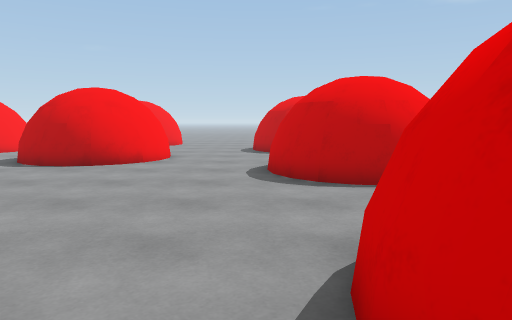
View 1 (above)

24 first-person views from a walk through a scene from a Unity 3-D project. The camera is 1.3 m above the floor, tilts 6° down and sees 70° across. The floor is counted in squares, 1 m on a side. Each view is taken from the middle of a square. On the plan, view 1 faces up. The plan holds only what a view shows up to about 15 squares ahead; the rest is blank. The place goes on beyond the plan.

View 2
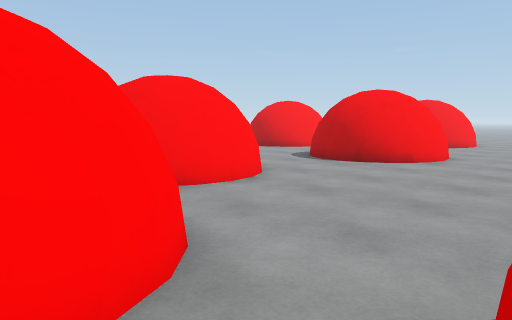

View 3
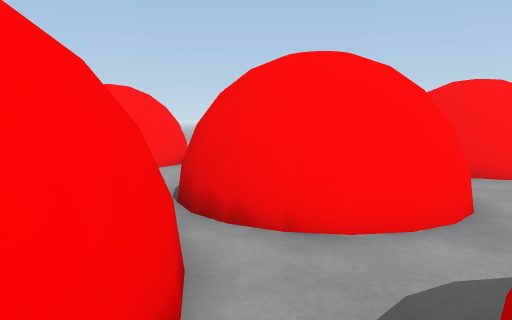

View 4
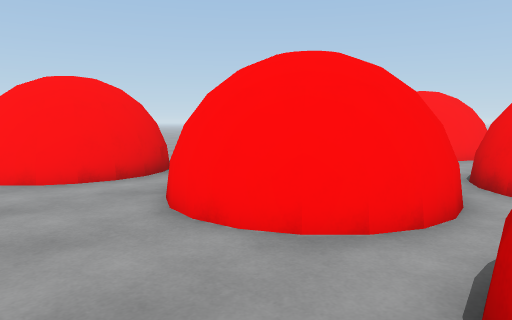

View 5
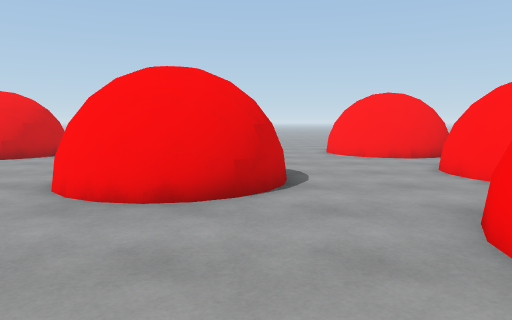

View 6
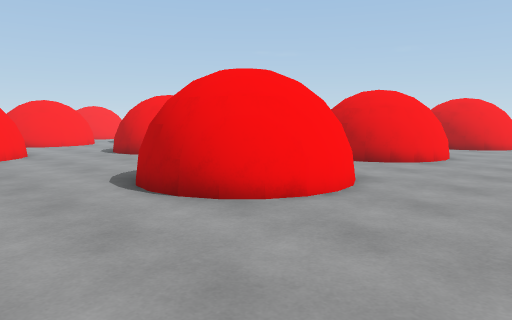

View 7
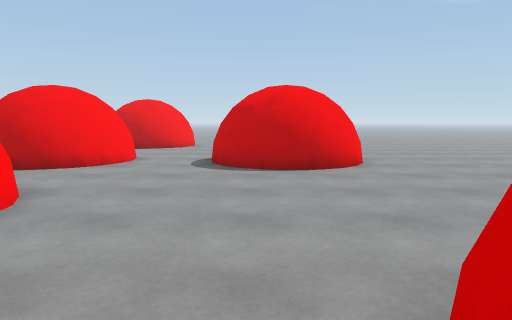

View 8
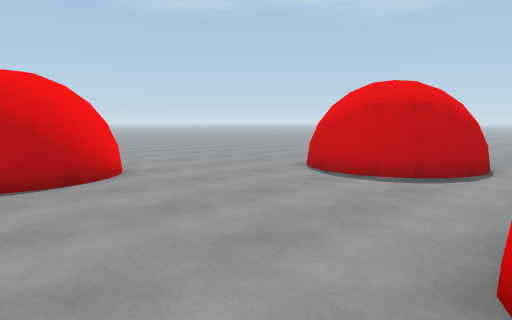

View 9
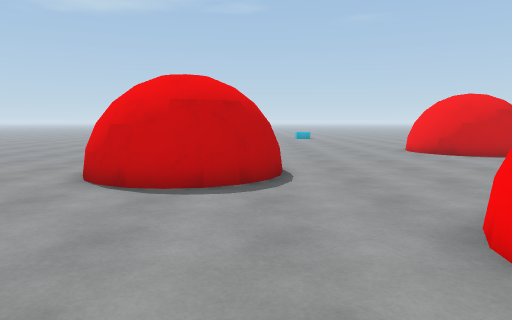

View 10
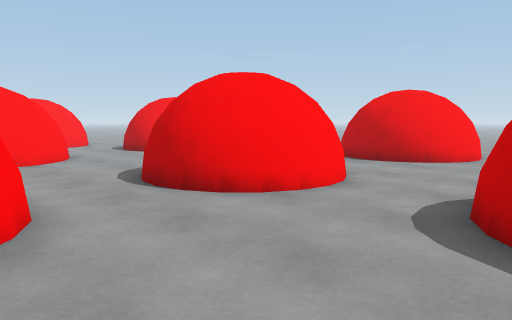

View 11
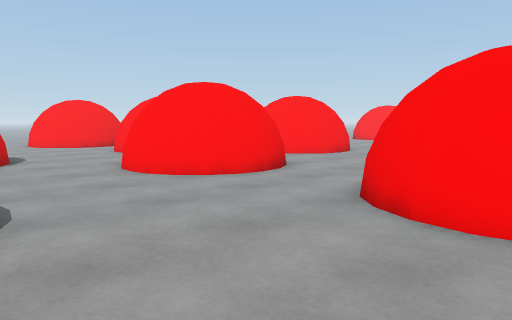

View 12
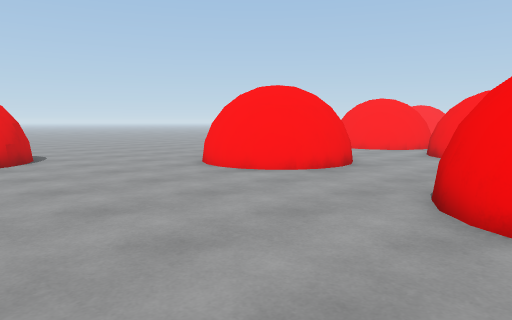

View 13
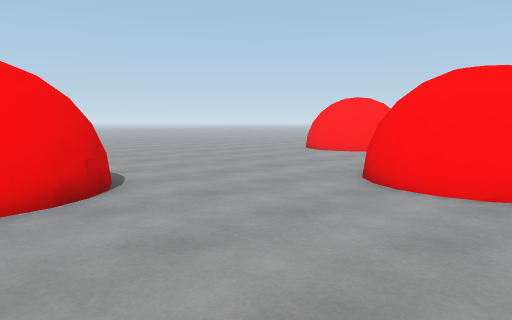

View 14
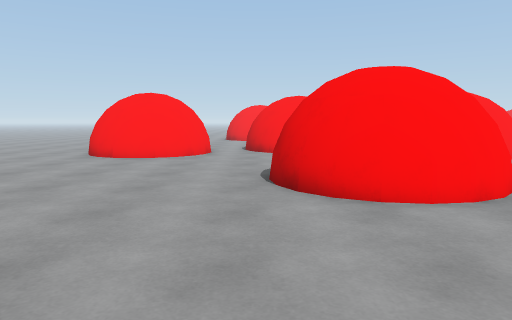

View 15
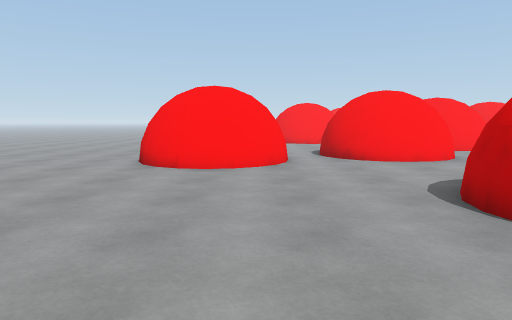

View 16
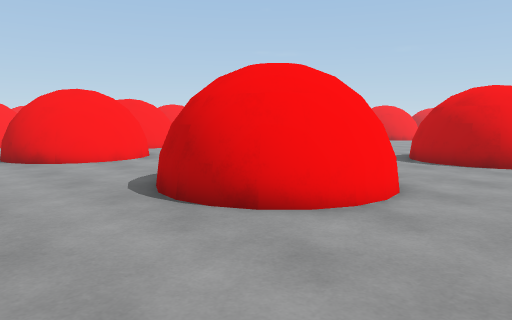

View 17
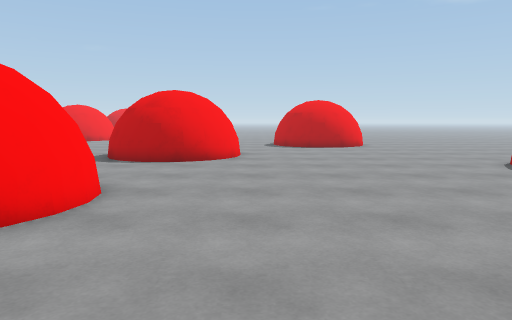

View 18
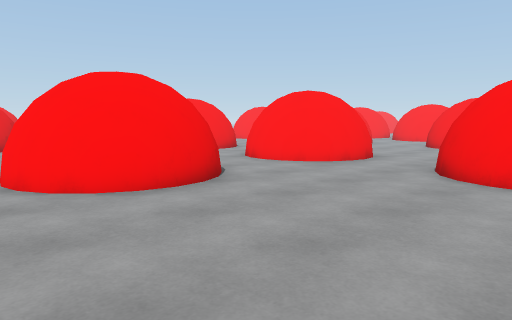

View 19
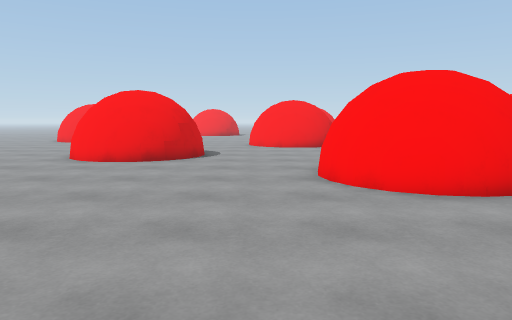

View 20
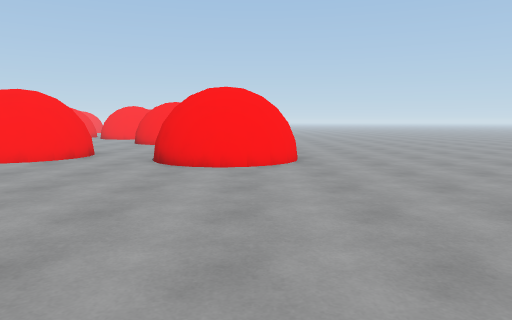

View 21
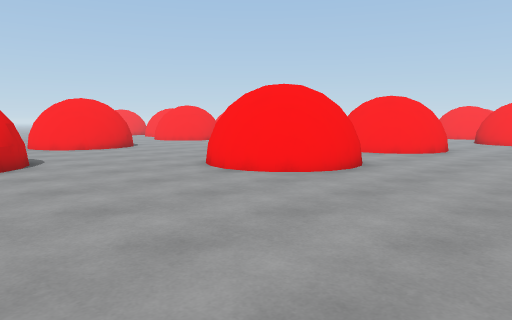

View 22
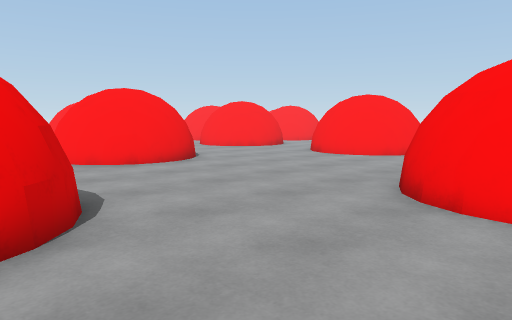

View 23
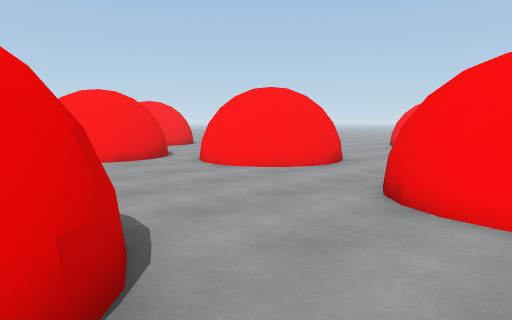

View 24
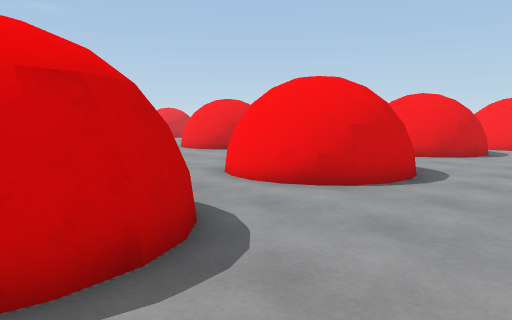

### Floor plan
Key: @ floor where view 1 was taken; # wall or solid block; . floor; = window, fence, low wall or low ledge; T thing the floor can be seen under or through.
Columns run from 11 left of view 1 to 19 right of it. Each row starts with its distance up from view 1.
 27               ###.........
 26                ##......... .
 25                ##.........    .
 24             #####............
 23              ####.............
 22             ..................
 21           ....................
 20           ...=.......=.........
 19            .####...#####.......
 18       ...  ##  ##..#  ##.......
 17      ......##  ##..#  ##.......
 16      ......#####...#####.......
 15       ##....####....###........
 14        ##...................###
 13        ##..................####
 12    #####.....###...........##
 11   ..####....#####..........##
 10   ..........## ##...........###
  9   ..........#####............=.
  8 ...=........####.......=.......
  7 ..####...............####......
  6      ##..............#  ##.....
  5      ##..............#  ##.....
  4     ###......###.....#####.....
  3       ......#####.....###......
  2       ####..#  ##..............
  1       #####.## ##..............
  0         ###@.####..............
 -1         ##..........###........
 -2         TT TT#.....#####.......
 -3    ..        ##....#  ##.......
 -4  ####        ##...=#  ##.......
 -5    ##        ##....####.......
 -6            ###......=.........
 -7            .................##
 -8             .##............###
 -9             ####...........##
-10                ##..........#
-11                ##..........
-12               ##..........
-13               #...........

Where each view was taken, in squares from view 1:
view 1: 0 up, 0 right, facing up
view 2: 0 up, 1 right, facing up-left
view 3: 1 down, 3 right, facing left
view 4: 0 up, 6 right, facing down-left
view 5: 5 up, 8 right, facing down
view 6: 4 up, 9 right, facing up-left
view 7: 5 up, 9 right, facing up
view 8: 7 up, 8 right, facing up-right
view 9: 10 up, 9 right, facing right
view 10: 11 up, 9 right, facing up-left
view 11: 11 up, 10 right, facing down-left
view 12: 5 up, 19 right, facing down-left
view 13: 1 down, 19 right, facing down-left
view 14: 6 down, 18 right, facing left
view 15: 9 down, 15 right, facing left
view 16: 9 down, 15 right, facing up-left
view 17: 9 down, 15 right, facing up
view 18: 26 up, 14 right, facing down-left
view 19: 26 up, 14 right, facing down
view 20: 26 up, 16 right, facing left
view 21: 25 up, 19 right, facing down-left
view 22: 18 up, 18 right, facing down-left
view 23: 14 up, 2 right, facing down-left
view 24: 18 up, 3 left, facing down-right
